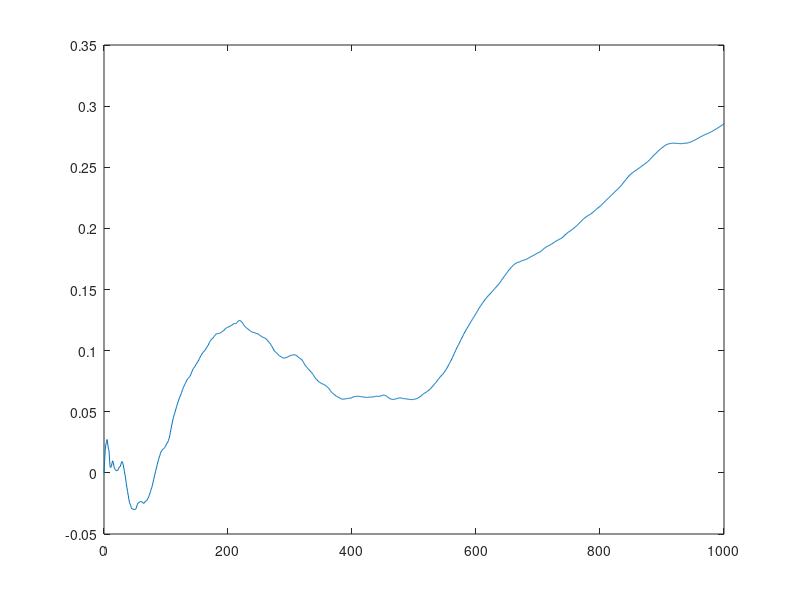
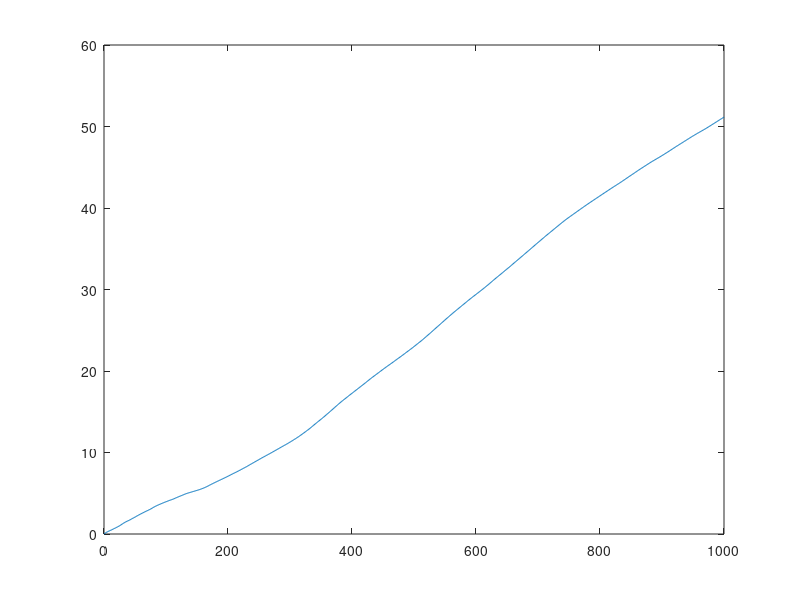

The MATLAB source for these figures, in order:
dt=1;
t = 0:dt:1000;
n= length(t);
mn = zeros(1,n);
msd = zeros(1,n);

p=.5;
q=1-p;


m = 10;
mm =100;
mn = zeros(mm,n);
msd = zeros(mm,n);
fmn = zeros(1,n);
fmsd = zeros(1,n);

for k=1:mm
a(1) = 0;
meann = 0;
mstd = 0;
a = zeros(1,n);

for i=2:n;
    count=zeros(1,m);
for j=1:m
    x = rand();
    if x<p;
        count(j)=count(j)+1;
    else
        count(j)=count(j)-1;
    end;
end;
    mean(count);
      a(i) = a(i-1) + mean(count);
   meann = meann + a(i);
   mn(k,i) = meann/i;
   
   mstd = mstd + a(i).^2;
   msd(k,i) = mstd/i;
    
end;
end;

for i=1:n
    fmn(1,i) = mean(mn(:,i));
    fmsd(1,i) = mean(msd(:,i));
end;

figure(1);
plot(t,fmn);
figure(2);
plot(t,fmsd);
